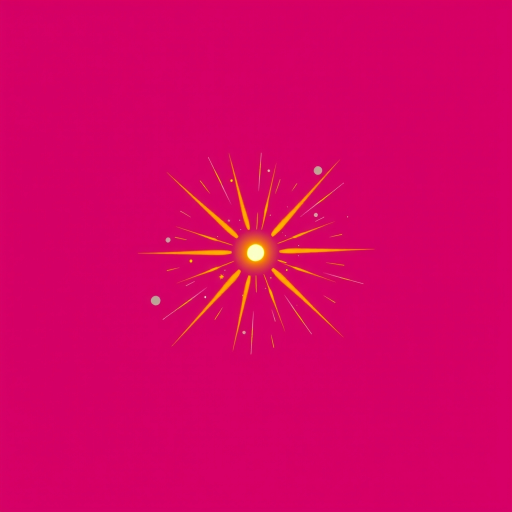
#> input picture art/source_hd/combat_v3/muzzle_flash_front.jpg, 1024 x 1024 px (shown at 1/2 size)
$ python process-blacksite-weapons.py
#> lines starting #> are read from the running program, lines starting #| are printed output that depends on the picture
#!/usr/bin/env python3
"""Build centered first-person weapon idle, fire and eight-frame reload sheets."""
from __future__ import annotations

import json
from pathlib import Path

from PIL import Image, ImageEnhance, ImageFilter

ROOT = Path(__file__).resolve().parents[1]
SOURCE = ROOT / "art/source_hd/weapons_v3"
COMBAT_V3 = ROOT / "art/source_hd/combat_v3"
OUT = ROOT / "public/game"
ATLAS = ROOT / "art/atlases"

WEAPONS = {
    "br12": {"name": "BR-12 BREAKER", "height": 600, "flash_y": 38},
    "kx9": {"name": "KX-9 VECTOR", "height": 600, "flash_y": 38},
    "mr4": {"name": "MR-4 LONGBOW", "height": 620, "flash_y": 34},
    "vlk6": {"name": "VLK-6 WARDEN", "height": 590, "flash_y": 150},
    "ax12": {"name": "AX-12 VOLT", "height": 610, "flash_y": 42},
    "m91": {"name": "M91 CYCLONE", "height": 610, "flash_y": 58},
    "hx8": {"name": "HX-8 PYRE", "height": 600, "flash_y": 120},
    "vr9": {"name": "VR-9 OVERRIDE", "height": 620, "flash_y": 30},
    "hc9": {"name": "HC-9 FORGE", "height": 600, "flash_y": 150},
    "cm9": {"name": "CM-9 CHIMERA", "height": 600, "flash_y": 90},
}
FRAME_W = 800
FRAME_H = 480


# [56 lines left out: functions clean_native_alpha, fit_view, shifted, not called in this run]


def effect_cutout(path: Path) -> Image.Image:
    image = Image.open(path).convert("RGBA")
    pixels = image.load()
    for y in range(image.height):
        for x in range(image.width):
            r, g, b, a = pixels[x, y]
            if r > 115 and b > 65 and r - g > 38 and b - g > 24 and r > b * 0.62:
                pixels[x, y] = (0, 0, 0, 0)
    bbox = image.getchannel("A").getbbox()
#> bbox = (290, 321, 736, 695)
    if not bbox:
        raise ValueError(f"effect vanished during key: {path}")
    return image.crop(bbox)
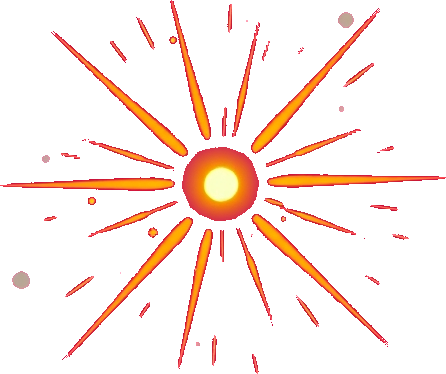
#> returned value: PIL image 446x374 RGBA; mean R, G, B, A 30.5, 13.9, 6.5, 33.1; transparent parts drawn white


# [44 lines left out: functions add_flash, pack, reload_frames, not called in this run]


def main() -> None:
    OUT.mkdir(parents=True, exist_ok=True)
    ATLAS.mkdir(parents=True, exist_ok=True)
    muzzle = effect_cutout(COMBAT_V3 / "muzzle_flash_front.jpg")
    report = {
        "mk23s": {
            "name": "MK23-S",
            "source": "art/source_hd/combat_v3/mk23s_pov.png",
            "idle": "public/game/weap_mk23s.png",
            "fireFrames": 4,
            "reloadFrames": 4,
        }
    }

    # Handling cycle when no multi-pose reload master exists: dip the
    # muzzle down, cant side to side, rise back to ready. Same fake as the
    # fire sheets, and consistent by construction.
    HANDLING = [(0, 0, 0), (0, 14, -4), (0, 30, -9), (-4, 44, -14),
                (4, 44, 14), (0, 30, 9), (0, 14, 4), (0, 0, 0)]

    for slug, spec in WEAPONS.items():
        source_path = SOURCE / f"{slug}.png"
        reload_path = SOURCE / f"{slug}_reload_raw.png"
        if not source_path.exists():
#> (the run stopped early here; a loop or call above may not have finished)
